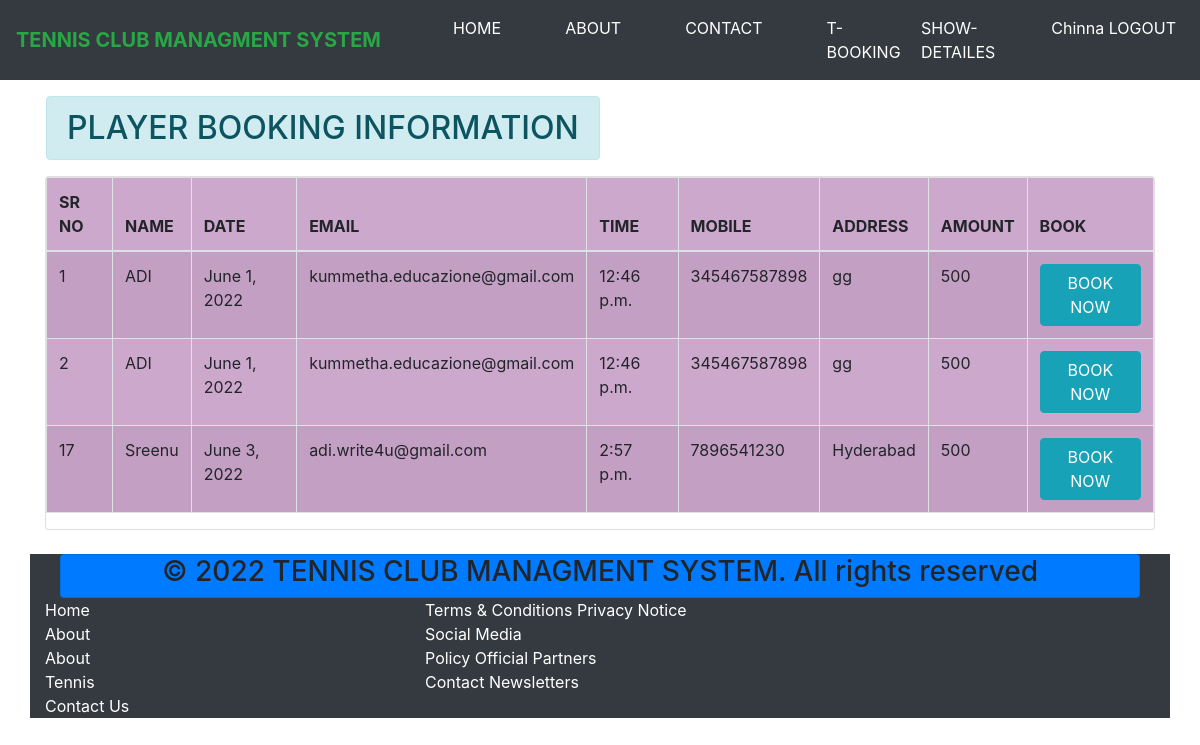
The page /tennis-booking-detailes (signed in) on the database its author committed.
### ClubApp/models.py (models this page shows)
class Book_ground(models.Model):
    name = models.CharField(max_length=20)
    date = models.DateField()
    email = models.EmailField()
    time = models.TimeField()
    mobile = models.CharField(max_length=10)
    address = models.CharField(max_length=10)

### ClubApp/views.py (the view)
# urls.py: path('tennis-booking-detailes',views.tennis_booking,name="tennis-detailes"),
def tennis_booking(request):
  bk = Book_ground.objects.all()
  return render(request, 'C/tennis_booking.html',{'bk':bk})

### ClubApp/templates/C/tennis_booking.html (shortened to what this page needs)
{% extends "C/base.html" %} {% load static %} {% block content %}
<div class="container mt-5">
    <div class="row">
        <h2 class="alert alert-info ml-3">PLAYER BOOKING INFORMATION </h2>
        <div class="col-sm-12">
            <div class="card">
                <div class="cardbody">
                    <table class="table table-striped table-bordered table-hover">
                        <thead>
                            <tr>
                                <th scope="col">SR NO</th>
                                <th scope="col">NAME</th>
                                <th scope="col">DATE</th>
                                <th scope="col">EMAIL</th>
                                <th scope="col">TIME</th>
                                <th scope="col">MOBILE</th>
                                <th scope="col">ADDRESS</th>
                                <th scope="col">AMOUNT</th>
                                <th>BOOK</th>
                            </tr>
                        </thead>
                        <tbody>
                            {% for i in bk %}
                            <tr>
                                <td>{{i.id}}</td>
                                <td>{{i.name}}</td>
                                <td>{{i.date}}</td>
                                <td>{{i.email}}</td>
                                <td>{{i.time}}</td>
                                <td>{{i.mobile}}</td>
                                <td>{{i.address}}</td>
                                <td class="">500</td>
                                <td>
                                    <a href="" class="btn btn-info" onclick="fun();">
                                        BOOK NOW
                                        </a>
                                </td>
                            </tr>
                            {% endfor %}
                        </tbody>
                    </table>
                </div>
            </div>
        </div>
    </div>
</div>
{% endblock %}

### ClubApp/templates/C/navbar.html (shortened to what this page needs)
{% load static %}
<nav class="navbar navbar-expand-lg navbar-light bg-dark  fixed-top">
    <a class="navbar-brand text-success  border-danger" href="#"><b>TENNIS CLUB MANAGMENT SYSTEM</b></a>
    <div class="collapse navbar-collapse" id="navbarNav">
        <ul class="navbar-nav">
            <li class="nav-item active">
                <a class="nav-link text-white   mx-5" href="{% url 'home' %}">HOME <span class="sr-only">(current)</span></a>
            </li>
            <li class="nav-item">
                <a class="nav-link     text-white    " href="{% url 'about' %}">ABOUT</a>
            </li>
            <li class="nav-item ">
                <a class="nav-link text-white  mx-5" href="{% url 'contact' %}">CONTACT</a>
            </li>
            {% if request.user.is_authenticated %}
            <li class="nav-item">
                <a class="nav-link     text-white " href="{% url 'booking' %}">T-BOOKING</a>
            </li>
            <li class="nav-item">
                <a class="nav-link     text-white " href="{% url 'detailes' %}">SHOW-DETAILES</a>
            </li>
            <li class=" nav-item ">
                <a class="nav-link text-white " href="{% url 'logout' %} ">{{user.username|title}}&nbsp;LOGOUT</a>
            </li>
            {% endif %}
        </ul>
    </div>
</nav>

### ClubApp/templates/C/navbar.html (style rules this page uses)
b { border: 2px solid seagreen; border: none }

### ClubApp/templates/C/tennis_booking.html (style rules this page uses)
table { background-color: rgb(205, 168, 205); }

### rows shown on the page
Book_ground: id "1", name "ADI", date "June 1, 2022", email "kummetha.educazione@gmail.com", time "12:46 p.m.", mobile "345467587898", address "gg"
Book_ground: id "2", name "ADI", date "June 1, 2022", email "kummetha.educazione@gmail.com", time "12:46 p.m.", mobile "345467587898", address "gg"
Book_ground: id "17", name "Sreenu", date "June 3, 2022", email "adi.write4u@gmail.com", time "2:57 p.m.", mobile "7896541230", address "Hyderabad"

### other values the page prints
{{ user.username|title }} "Chinna"
